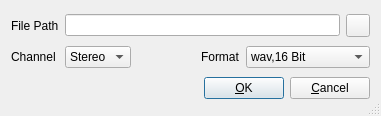
<ui version="4.0" >
 <author></author>
 <comment></comment>
 <exportmacro></exportmacro>
 <class>MixdownFileDialogBase</class>
 <widget class="QDialog" name="MixdownFileDialogBase" >
  <property name="geometry" >
   <rect>
    <x>0</x>
    <y>0</y>
    <width>381</width>
    <height>116</height>
   </rect>
  </property>
  <property name="windowTitle" >
   <string>MusE: Set Mixdown Wavefile</string>
  </property>
  <property name="sizeGripEnabled" >
   <bool>true</bool>
  </property>
  <layout class="QGridLayout" >
   <property name="margin" >
    <number>11</number>
   </property>
   <property name="spacing" >
    <number>6</number>
   </property>
   <item row="2" column="0" colspan="5" >
    <layout class="QHBoxLayout" >
     <property name="margin" >
      <number>0</number>
     </property>
     <property name="spacing" >
      <number>6</number>
     </property>
     <item>
      <spacer>
       <property name="orientation" >
        <enum>Qt::Horizontal</enum>
       </property>
       <property name="sizeType" >
        <enum>QSizePolicy::Expanding</enum>
       </property>
       <property name="sizeHint" >
        <size>
         <width>20</width>
         <height>20</height>
        </size>
       </property>
      </spacer>
     </item>
     <item>
      <widget class="QPushButton" name="buttonOk" >
       <property name="text" >
        <string>&amp;OK</string>
       </property>
       <property name="autoDefault" >
        <bool>true</bool>
       </property>
       <property name="default" >
        <bool>true</bool>
       </property>
      </widget>
     </item>
     <item>
      <widget class="QPushButton" name="buttonCancel" >
       <property name="text" >
        <string>&amp;Cancel</string>
       </property>
       <property name="autoDefault" >
        <bool>true</bool>
       </property>
      </widget>
     </item>
    </layout>
   </item>
   <item row="0" column="0" >
    <widget class="QLabel" name="TextLabel1" >
     <property name="text" >
      <string>File Path</string>
     </property>
    </widget>
   </item>
   <item row="1" column="0" >
    <widget class="QLabel" name="TextLabel2" >
     <property name="text" >
      <string>Channel</string>
     </property>
    </widget>
   </item>
   <item row="0" column="1" colspan="4" >
    <layout class="QHBoxLayout" >
     <property name="margin" >
      <number>0</number>
     </property>
     <property name="spacing" >
      <number>6</number>
     </property>
     <item>
      <widget class="QLineEdit" name="editPath" />
     </item>
     <item>
      <widget class="QToolButton" name="buttonPath" >
       <property name="text" >
        <string/>
       </property>
       <property name="icon" >
        <iconset/>
       </property>
      </widget>
     </item>
    </layout>
   </item>
   <item row="1" column="1" >
    <widget class="QComboBox" name="comboChannel" >
     <item>
      <property name="text" >
       <string>Stereo</string>
      </property>
     </item>
     <item>
      <property name="text" >
       <string>Mono</string>
      </property>
     </item>
     <item>
      <property name="text" >
       <string>5.1</string>
      </property>
     </item>
    </widget>
   </item>
   <item row="1" column="4" >
    <widget class="QComboBox" name="comboFormat" >
     <item>
      <property name="text" >
       <string>wav,16 Bit</string>
      </property>
     </item>
     <item>
      <property name="text" >
       <string>wav, 24 Bit</string>
      </property>
     </item>
     <item>
      <property name="text" >
       <string>wav, 32 Bit (float)</string>
      </property>
     </item>
    </widget>
   </item>
   <item row="1" column="3" >
    <widget class="QLabel" name="TextLabel3" >
     <property name="text" >
      <string>Format</string>
     </property>
    </widget>
   </item>
   <item row="1" column="2" >
    <spacer>
     <property name="orientation" >
      <enum>Qt::Horizontal</enum>
     </property>
     <property name="sizeType" >
      <enum>QSizePolicy::Expanding</enum>
     </property>
     <property name="sizeHint" >
      <size>
       <width>20</width>
       <height>20</height>
      </size>
     </property>
    </spacer>
   </item>
  </layout>
 </widget>
 <layoutdefault spacing="6" margin="11" />
 <pixmapfunction></pixmapfunction>
 <resources/>
 <connections>
  <connection>
   <sender>buttonOk</sender>
   <signal>clicked()</signal>
   <receiver>MixdownFileDialogBase</receiver>
   <slot>accept()</slot>
   <hints>
    <hint type="sourcelabel" >
     <x>248</x>
     <y>93</y>
    </hint>
    <hint type="destinationlabel" >
     <x>99</x>
     <y>89</y>
    </hint>
   </hints>
  </connection>
  <connection>
   <sender>buttonCancel</sender>
   <signal>clicked()</signal>
   <receiver>MixdownFileDialogBase</receiver>
   <slot>reject()</slot>
   <hints>
    <hint type="sourcelabel" >
     <x>318</x>
     <y>94</y>
    </hint>
    <hint type="destinationlabel" >
     <x>170</x>
     <y>105</y>
    </hint>
   </hints>
  </connection>
 </connections>
</ui>
